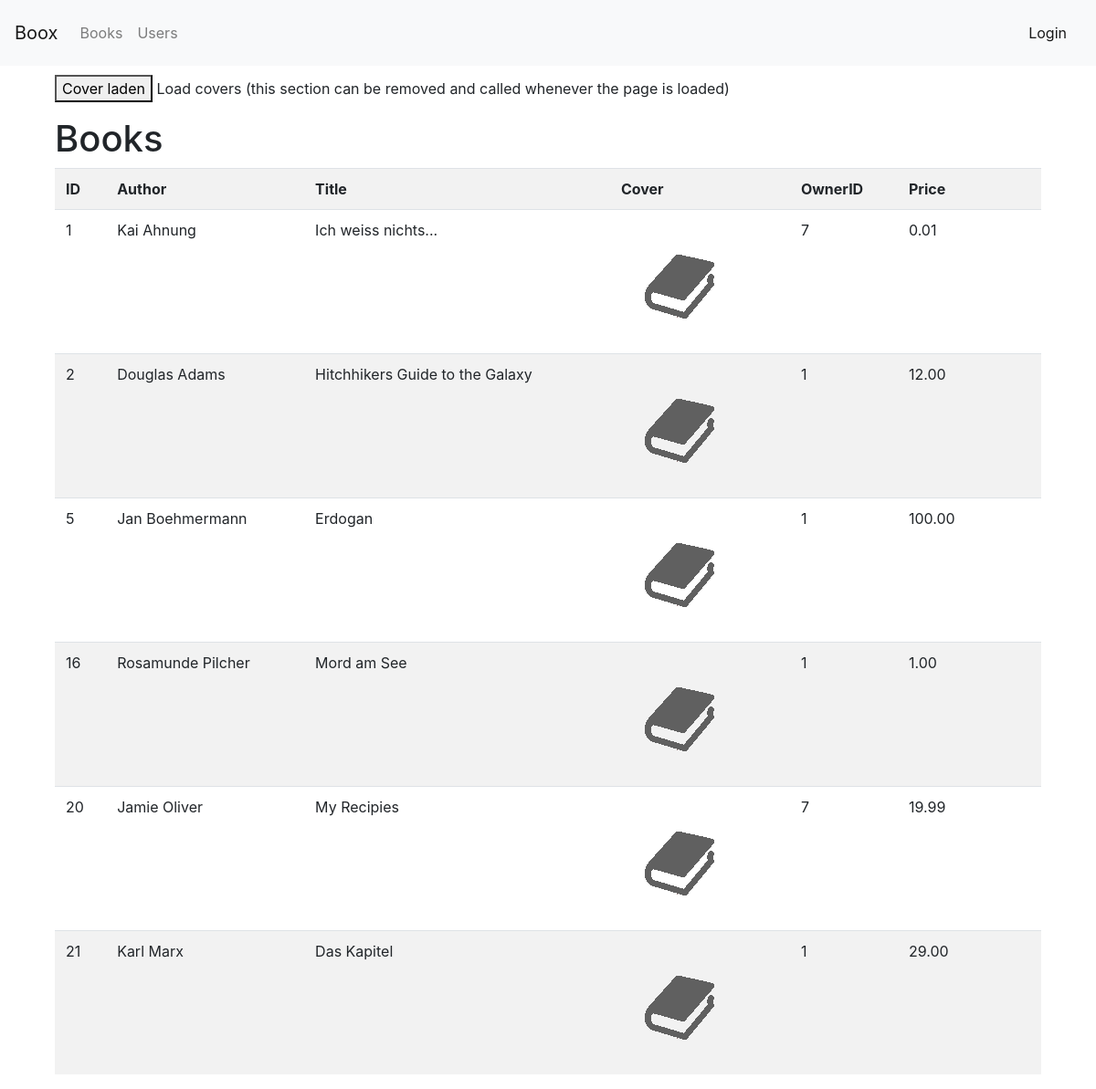
/?controller=book&action=index, run on an earlier commit of the app's database.
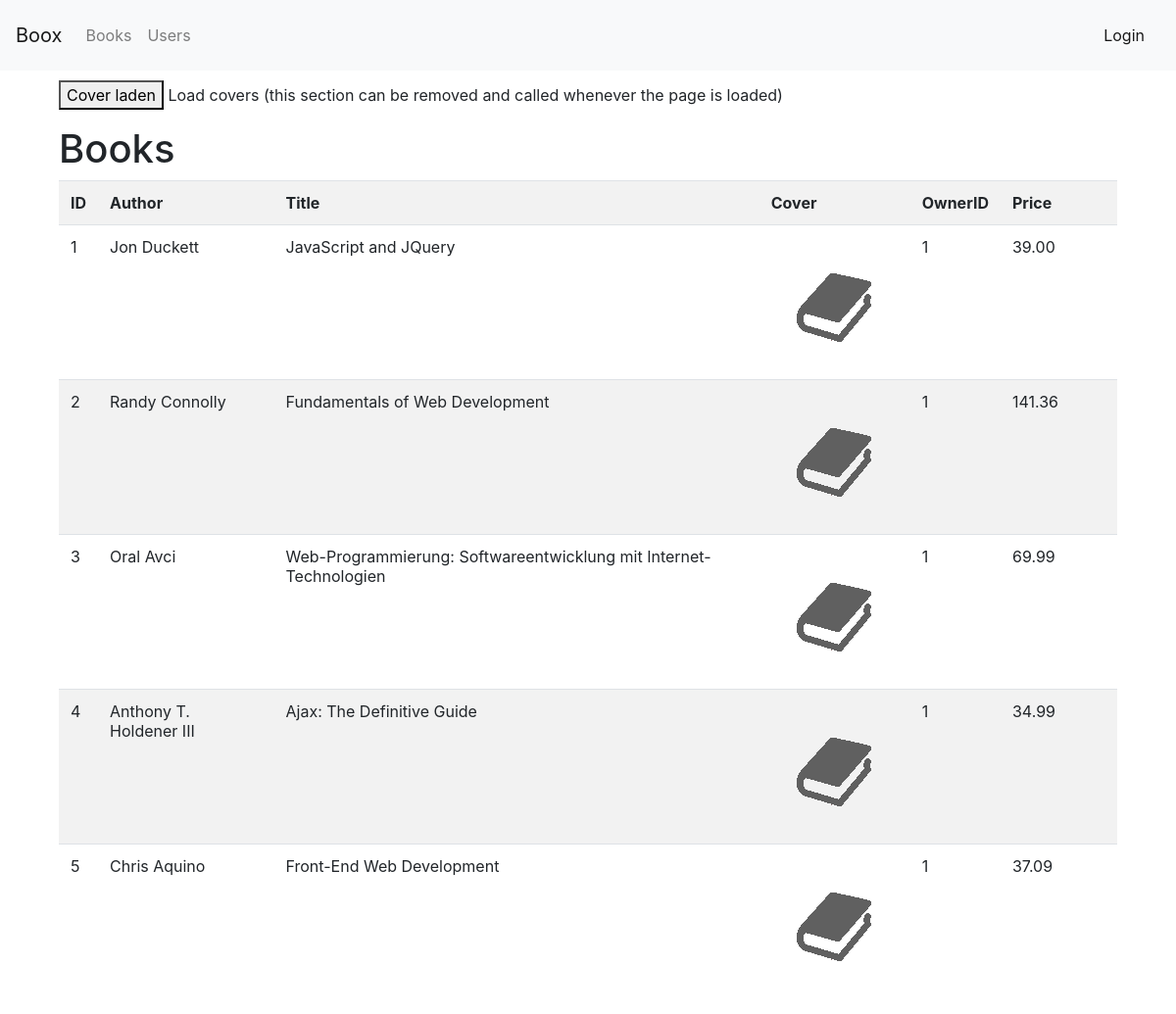
And on a later commit of the database.
### tables this page shows
CREATE TABLE `books` (
  `id` int(11) NOT NULL,
  `owner_id` int(11) NOT NULL,
  `author` varchar(255) NOT NULL,
  `title` varchar(255) NOT NULL,
  `price` decimal(10,2) NOT NULL,
  `isbn` bigint(32) NOT NULL
);

### controllers/book.php (called while the page is built, shortened)
<?php
  class BookController {
    public function __construct(){
      require_once('models/book.php');
    }
    public function indexAction() {
      $books = Book::getAllBooks();
      require_once('views/bookList.php');
    }
  }
?>

### models/book.php (called while the page is built, shortened)
<?
class Book {
  private $id;
  private $title;
  private $author;
  private $ownerID;
  private $price;
  private $isbn;
  protected static $db;
  public function __construct(){
    self::$db = new DBHelper();
  }
  public function setBook($id, $author, $title, $ownerID, $price, $isbn){
    $this->id = $id;
    $this->title = $title;
    $this->author = $author;
    $this->ownerID = $ownerID;
    $this->price = $price;
    $this->isbn = $isbn;
  }
  public static function getAllBooks(){
    $sql_query = "SELECT * FROM books";
    $result_set = self::$db->query($sql_query);
    $books = array();
    if(mysqli_num_rows($result_set) > 0) {
      while($row = mysqli_fetch_array($result_set)) {
        $book = new Book();
        $book->setBook($row['id'], $row['author'], $row['title'], $row['owner_id'], $row['price'], $row['isbn']);
        $books[] = $book;
      }
    }
    return $books;
  }
  public function getID(){
    return $this->id;
  }
  public function getOwnerID(){
    return $this->ownerID;
  }
  public function getTitle(){
    return $this->title;
  }
  public function getAuthor(){
    return $this->author;
  }
  public function getPrice(){
    return $this->price;
  }
  public function getISBN(){
    return $this->isbn;
  }
}
?>

### helpers/dbhelper.php (called while the page is built, shortened)
<?php
class DBHelper {
  private $host = "localhost";
  private $database = "bookexchange";
  private $user = "root";
  private $password = "";
  public  $conn = false;
  public function __construct(){
      $this->conn = mysqli_connect($this->host, $this->user, $this->password)
        or die("Connection error " . mysqli_error());
      mysqli_select_db($this->conn, $this->database);
  }
  public function query($sql){
    $result = mysqli_query($this->conn, $sql);
    return $result;
  }
}
?>

### views/bookList.php (the view, shortened to what this page needs)
<html>
  <head>
    <link rel="stylesheet" href="https://maxcdn.bootstrapcdn.com/bootstrap/4.0.0-beta.2/css/bootstrap.min.css">
  </head>
  <body>
    <?php include('nav.php'); ?>
    <div class="container">
        <div class="col-md-12">
        <p style="margin-top: 10px;">
          <button onclick = "loadCovers()">Cover laden</button>
          Load covers (this section can be removed and called whenever the page is loaded)
        </p>
        <h1>Books</h1>
        <table class="table table-striped">
          <tr>
            <th>ID</th>
            <th>Author</th>
            <th>Title</th>
            <th>Cover</th>
            <th>OwnerID</th>
            <th>Price</th>
            <th></th>
            <th></th>
          </tr>
          <?php
            if(is_array($books) && count($books) > 0) {
              foreach ($books as $book) {
                ?>
                  <tr>
                    <td><?php echo $book->getID() ?></td>
                    <td><?php echo $book->getAuthor() ?></td>
                    <td><?php echo $book->getTitle() ?></td>
                    <td><img id="pic_<?php echo $book->getISBN() ?>" class="coverimage" data-isbn="<?php echo $book->getISBN() ?>" src ="views/img/defaultCover.gif"/><br>
                    </td>
                    <td><?php echo $book->getOwnerID() ?></td>
                    <td><?php echo $book->getPrice() ?></td>
                    <td>
                    </td>
                    <td>
                    </td>
                  </tr>
                <?php
              }
            }
            else {
                echo "<tr><td colspan='5'>No data found</td></tr>";
            }
          ?>
          </table>
        </div>
      </div>
      <script src="https://maxcdn.bootstrapcdn.com/bootstrap/4.0.0-beta.2/js/bootstrap.min.js"></script>  </body>
</html>

### index.php (shortened to what this page needs)
<?php
require_once('helpers/dbhelper.php');
$controller = "user";
$action = "index";
if (isset($_GET['controller'])){
    $controller = trim($_GET['controller']);
}
if (isset($_GET['action'])){
    $action = trim($_GET['action']);
}
$filename = 'controllers/' . $controller . '.php';
if (is_file($filename)) {
    if ($controller == "book"){
      $bController = new BookController();
      if ($action == "index"){
        $bController->indexAction();
      }
    }
}
else {
  die("Controller-File Not Found" . $filename);
}

### views/nav.php
<nav class="navbar navbar-expand-lg navbar-light bg-light">
  <a class="navbar-brand" href="#">Boox</a>
  <div class="collapse navbar-collapse" id="navbarText">
    <ul class="navbar-nav mr-auto">
      <li class="nav-item">
        <a class="nav-link" href="?controller=book&action=index">Books</a>
      </li>
      <li class="nav-item">
        <a class="nav-link" href="?controller=user&action=index">Users</a>
      </li>
    </ul>
    <span class="navbar-text">
      <?php
        if (!empty($_SESSION['user'])){
          echo '<a class="nav-link" href="?controller=user&action=logout">Logout</a>';
        }
        else {
          echo '<a class="nav-link" href="?controller=user&action=login">Login</a>';
        }
      ?>
    </span>
  </div>
</nav>

What changed in the data, as far as the page shows it:
removed books: id "16", author "Rosamunde Pilcher", title "Mord am See", owner "1", price "1.00"
removed books: id "20", author "Jamie Oliver", title "My Recipies", owner "7", price "19.99"
removed books: id "21", author "Karl Marx", title "Das Kapitel", owner "1", price "29.00"
changed books id 1: author "Kai Ahnung" → "Jon Duckett"; title "Ich weiss nichts..." → "JavaScript and JQuery"; owner "7" → "1"; price "0.01" → "39.00"
changed books id 2: author "Douglas Adams" → "Randy Connolly"; title "Hitchhikers Guide to the Galaxy" → "Fundamentals of Web Development"; price "12.00" → "141.36"
added books: id "3", author "Oral Avci", title "Web-Programmierung: Softwareentwicklung mit Internet-Technologien", owner "1", price "69.99"
added books: id "4", author "Anthony T. Holdener III", title "Ajax: The Definitive Guide", owner "1", price "34.99"
changed books id 5: author "Jan Boehmermann" → "Chris Aquino"; title "Erdogan" → "Front-End Web Development"; price "100.00" → "37.09"
